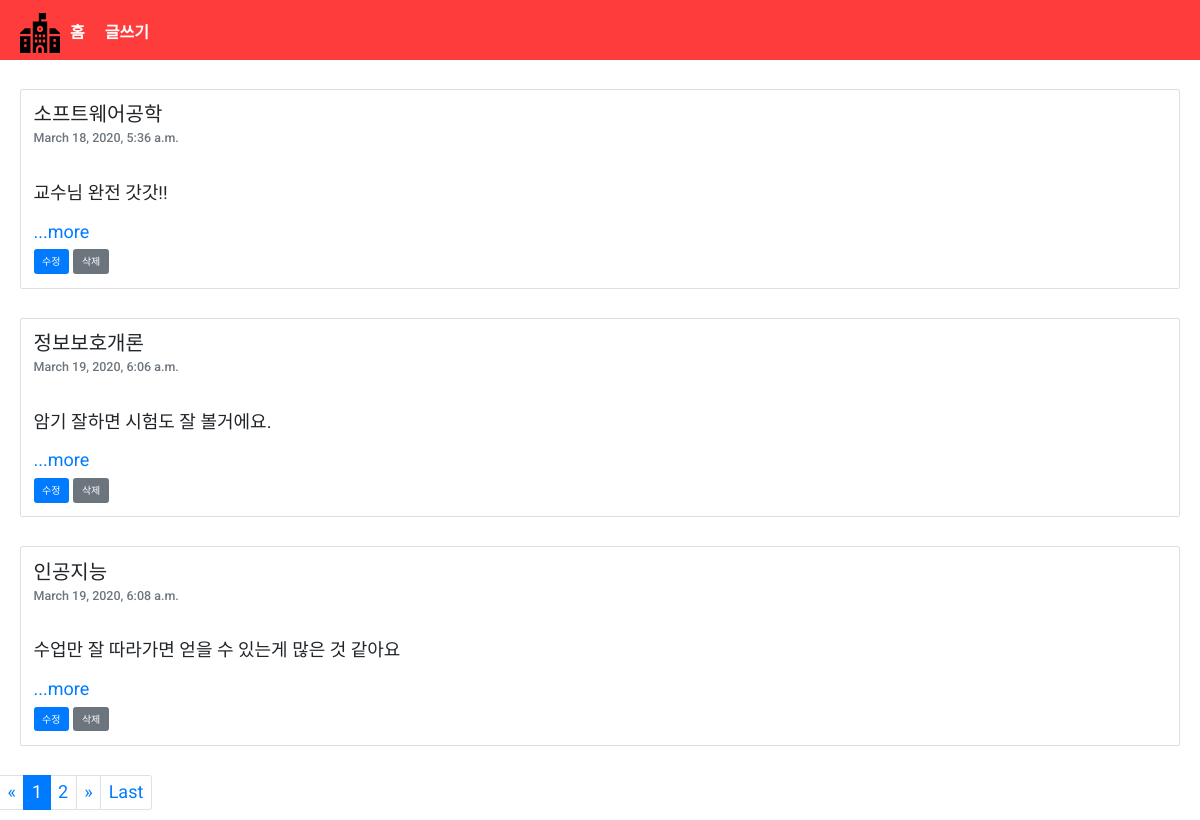
The page /user/ on the database its author committed.
### ouruser/models.py (models this page shows, shortened)
class Blog(models.Model):
    title= models.CharField(max_length=100, verbose_name = '제목')
    pub_date = models.DateTimeField(auto_now_add=True, verbose_name = '게시일시')
    body= models.TextField(max_length=5000, verbose_name = '내용')
    def summary(self):
        return self.body[:100]

### ouruser/views.py (the view)
# urls.py: path('', views.read, name="home"),
def read(request):
    blogs = Blog.objects
    blog_list = Blog.objects.all()
    paginator = Paginator(blog_list,3)
    page = request.GET.get('page')
    posts = paginator.get_page(page)
    return render(request, 'funccrud.html', {'blogs':blogs, 'posts':posts})

### ouruser/templates/funccrud.html (shortened to what this page needs)
<!DOCTYPE html>
{% load static %}
<html lang="ko">
<head>
  <link rel="stylesheet" href="https://stackpath.bootstrapcdn.com/bootstrap/4.4.1/css/bootstrap.min.css">
    <link rel="stylesheet" href="/static/css/index_style.css" />
    <link rel="stylesheet" href="/static/css/normalize.css" />
</head>
<body>
    <header class="header">
        <div class="container">
          <h1 class="logo">
            <a href="{% url 'index' %}" class="logo"><img class="image001" src="/static/image/school.svg" alt="" />
          </h1>
          <nav class="nav">
            <ul class="list">
              <li class="list-item"><a href="{% url 'index' %}">홈</a></li>
              <li class="list-item"><a href="{% url 'newblog' %}">글쓰기</a></li>
            </ul>
          </nav>
        </div>
      </header>
<br>
    {% for blog in posts %}
<div class="container">
    <div class="card" >
    <div class="card-body">
      <h2 class="card-title"> {{blog.title}} </h2>
      <h5 class="card-subtitle mb-2 text-muted"> {{blog.pub_date}} </h5> <br>
      <p class="card-text"> {{blog.summary}} </p>
      <a href="{% url 'detail' blog.id%}" class="card-link">...more</a>
      <br>
      <a href="{% url 'update' blog.id %}" class="btn btn-primary"> 수정 </a>
      <a href="{% url 'delete' blog.id %}"class="btn btn-secondary"> 삭제 </a>
      <br>
    </div>
    </div>
  </div> <br>
  {% endfor %}
  {% if posts.has_other_pages %}
  <ul class="pagination">
    {% if posts.has_previous %}
    <li class="page-item"><a class="page-link" href="?page=1">First</a></li>
      <li class="page-item"><a class="page-link" href="?page={{ posts.previous_page_number }}">&laquo;</a></li>
    {% else %}
      <li class="page-link"><span>&laquo;</span></li>
    {% endif %}
    {% for i in posts.paginator.page_range %}
      {% if posts.number == i %}
        <li class="page-item active" aria-current="page"><span class="page-link">{{ i }} <span class="sr-only">(current)</span></span></li>
      {% else %}
        <li class="page-item"><a class="page-link" href="?page={{ i }}">{{ i }}</a></li>
      {% endif %}
    {% endfor %}
    {% if posts.has_next %}
      <li class="page-item"><a class="page-link" href="?page={{ posts.next_page_number }}">&raquo;</a></li>
      <li class="page-item"><a class="page-link" href="?page={{posts.paginator.num_pages}}">Last</a></li>
    {% else %}
      <li class="page-link"><span>&raquo;</span></li>
    {% endif %}
  </ul>
{% endif %}
</body>
</html>

### static/css/index_style.css (style rules this page uses)
*, *::before, *::after { box-sizing: border-box; }
html { font-size: 10px; }
body { min-width: 1060px; font-size: 1.8rem; line-height: 1.6; font-family: Roboto, Avenir, sans-serif; }
a { text-decoration: none; }
.header { background: rgb(255, 60, 60); height: 60px; padding: 10px 0 4px; }
.container { max-width: 1400px; margin: 0 auto; padding: 0 20px; position: relative; }
.logo { position: absolute; top: 0; left: 0; margin: 0; padding-left: inherit; }
.image001 { height: 40px; }
.nav { text-align: right; }
.list { margin: 0; font-size: 0; }
.list-item { display: inline-block; font-weight: 700; font-size: 1.6rem; text-transform: uppercase; }
.list-item > a { color: white; display: block; padding: 10px; }

### rows shown on the page
Blog: title "소프트웨어공학", pub_date "March 18, 2020, 5:36 a.m.", summary "교수님 완전 갓갓!!"
Blog: title "정보보호개론", pub_date "March 19, 2020, 6:06 a.m.", summary "암기 잘하면 시험도 잘 볼거에요."
Blog: title "인공지능", pub_date "March 19, 2020, 6:08 a.m.", summary "수업만 잘 따라가면 얻을 수 있는게 많은 것 같아요"

### other values the page prints
{{ i }} "1"
{{ i }} "2"
